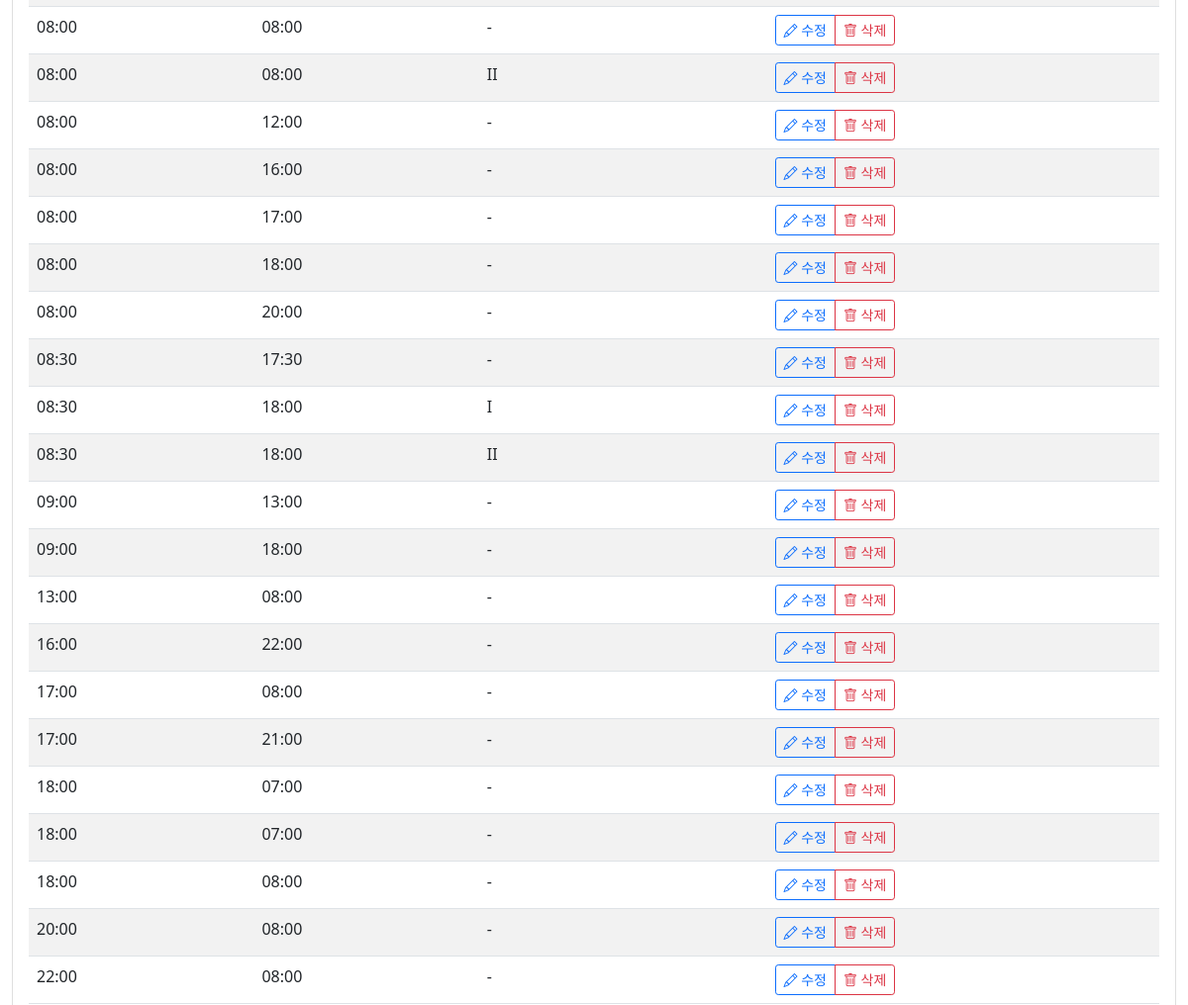
The page /schedule/work-schedules/ (middle part) on the database as committed earlier.
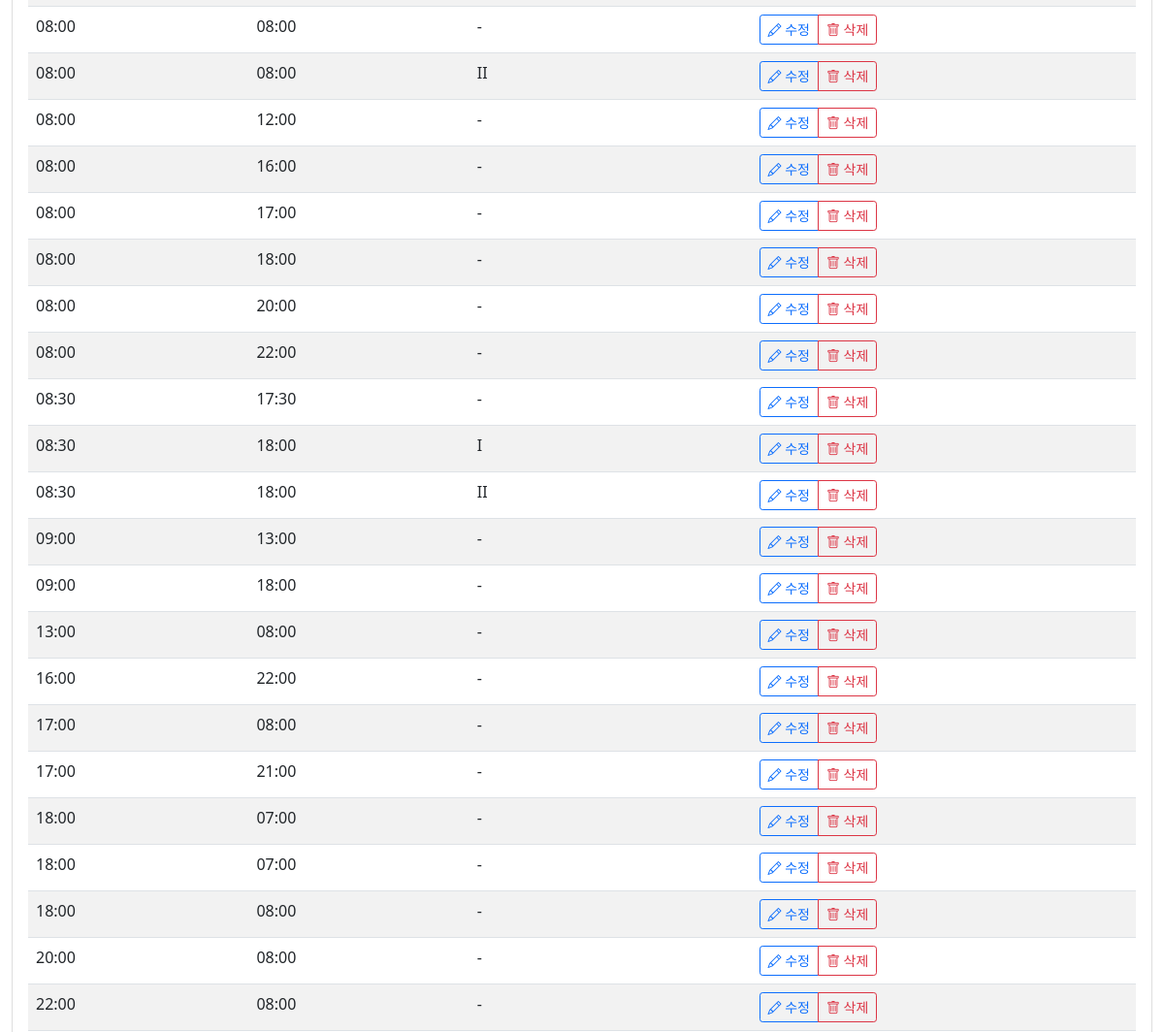
The same page on the database as committed later.
### schedule/models.py (models this page shows, shortened)
class WorkSchedule(models.Model):
    TIME_CHOICES = [
        ('00:00', '00:00'), ('00:30', '00:30'),
        ('01:00', '01:00'), ('01:30', '01:30'),
        ('02:00', '02:00'), ('02:30', '02:30'),
        ('03:00', '03:00'), ('03:30', '03:30'),
        ('04:00', '04:00'), ('04:30', '04:30'),
        ('05:00', '05:00'), ('05:30', '05:30'),
        ('06:00', '06:00'), ('06:30', '06:30'),
        ('07:00', '07:00'), ('07:30', '07:30'),
        ('08:00', '08:00'), ('08:30', '08:30'),
        ('09:00', '09:00'), ('09:30', '09:30'),
        ('10:00', '10:00'), ('10:30', '10:30'),
        ('11:00', '11:00'), ('11:30', '11:30'),
        ('12:00', '12:00'), ('12:30', '12:30'),
        ('13:00', '13:00'), ('13:30', '13:30'),
        ('14:00', '14:00'), ('14:30', '14:30'),
        ('15:00', '15:00'), ('15:30', '15:30'),
        ('16:00', '16:00'), ('16:30', '16:30'),
        ('17:00', '17:00'), ('17:30', '17:30'),
        ('18:00', '18:00'), ('18:30', '18:30'),
        ('19:00', '19:00'), ('19:30', '19:30'),
        ('20:00', '20:00'), ('20:30', '20:30'),
        ('21:00', '21:00'), ('21:30', '21:30'),
        ('22:00', '22:00'), ('22:30', '22:30'),
        ('23:00', '23:00'), ('23:30', '23:30'),
    ]
    start_time = models.CharField(max_length=10, verbose_name='시작 시간', choices=TIME_CHOICES)
    end_time = models.CharField(max_length=10, verbose_name='종료 시간', choices=TIME_CHOICES)
    description = models.CharField(max_length=100, blank=True, null=True, verbose_name='설명')
    departments = models.ManyToManyField(Department, blank=True, related_name='work_schedules', verbose_name='부서')
    class Meta:
        verbose_name = '근무 시간대'
        verbose_name_plural = '근무 시간대'
        ordering = ['start_time', 'end_time']
        unique_together = ['start_time', 'end_time', 'description']

### schedule/views.py (the view)
# urls.py: path('work-schedules/', views.WorkScheduleListView.as_view(), name='work_schedule_list'),
class WorkScheduleListView(ListView):
    model = WorkSchedule
    template_name = 'schedule/work_schedule_list.html'
    context_object_name = 'work_schedules'
    ordering = ['start_time', 'end_time']
    def get_context_data(self, **kwargs):
        context = super().get_context_data(**kwargs)
        return context

### logs/logging_config.py (called while the page is built)
def log_api_request(logger, request_data):
    logger.info(
        "API 요청",
        extra={
            'request_id': request_data.get('request_id'),
            'method': request_data.get('method'),
            'url': request_data.get('url'),
            'ip_address': request_data.get('ip_address'),
            'user_agent': request_data.get('user_agent'),
            'response_time': request_data.get('response_time'),
            'status_code': request_data.get('status_code'),
            'response_size': request_data.get('response_size'),
        }
    )

### schedule/context_processors.py (called while the page is built)
def current_date_processor(request):
    now = timezone.now()
    current_week = (now.day - 1) // 7 + 1
    return {
        'current_year': now.year,
        'current_month': now.month,
        'current_day': now.day,
        'current_week': current_week,
    }

### templates/schedule/work_schedule_list.html (shortened to what this page needs)
{% extends 'base.html' %}
{% block content %}
<div class="row">
    <div class="col-md-12">
        <div class="card">
            <div class="card-body">
                <div class="table-responsive">
                    <table class="table table-striped table-hover">
                        <tbody>
                            {% for work_schedule in work_schedules %}
                            <tr>
                                <td>{{ work_schedule.start_time }}</td>
                                <td>{{ work_schedule.end_time }}</td>
                                <td>{{ work_schedule.description|default:"-" }}</td>
                                <td>
                                    <div class="btn-group">
                                        <a href="{% url 'schedule:edit_work_schedule' pk=work_schedule.pk %}" class="btn btn-sm btn-outline-primary">
                                            <i class="bi bi-pencil"></i> 수정
                                        </a>
                                        <a href="{% url 'schedule:delete_work_schedule' pk=work_schedule.pk %}" class="btn btn-sm btn-outline-danger">
                                            <i class="bi bi-trash"></i> 삭제
                                        </a>
                                    </div>
                                </td>
                            </tr>
                            {% empty %}
                            <tr>
                                <td colspan="4" class="text-center">등록된 근무시간이 없습니다.</td>
                            </tr>
                            {% endfor %}
                        </tbody>
                    </table>
                </div>
            </div>
        </div>
    </div>
</div>
{% endblock %}

Rows that differ between the two databases and show on the page:
added WorkSchedule: start_time "08:00", end_time "22:00", description "-"
